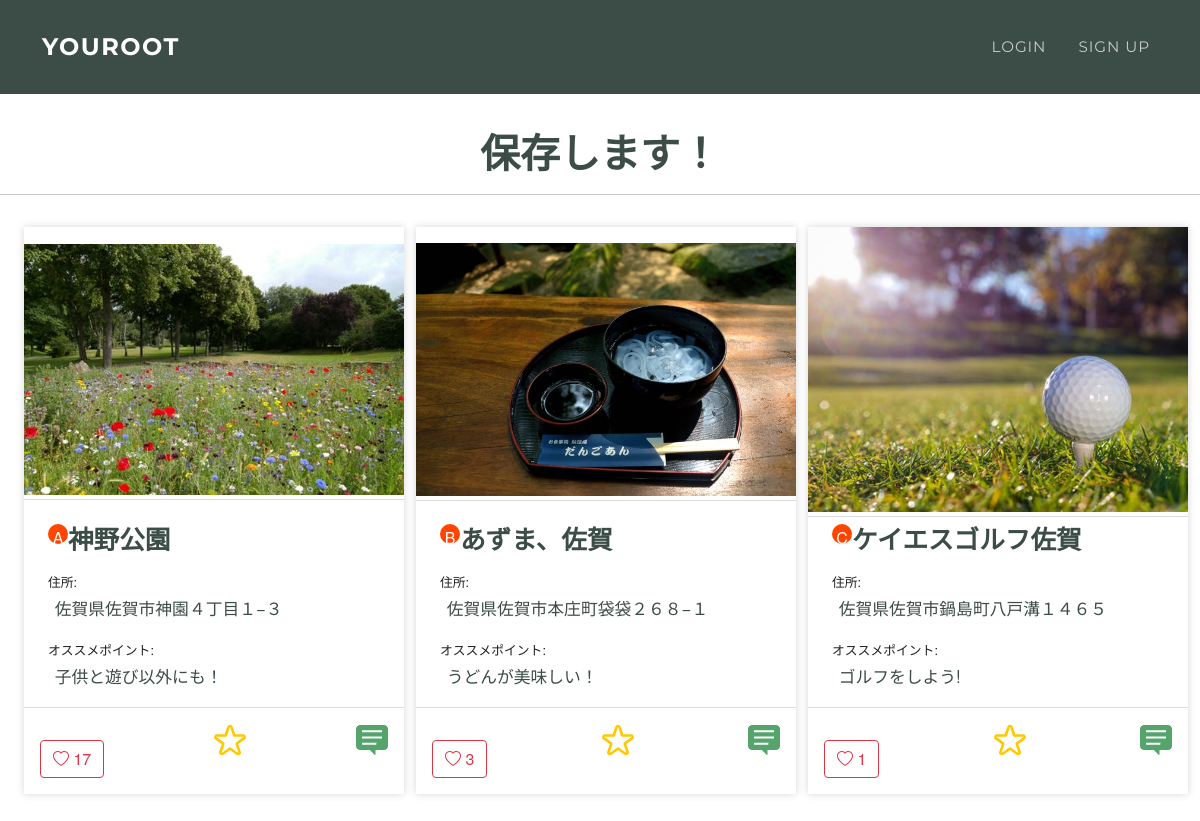
The app's page /testRoot/12/detail, older data.
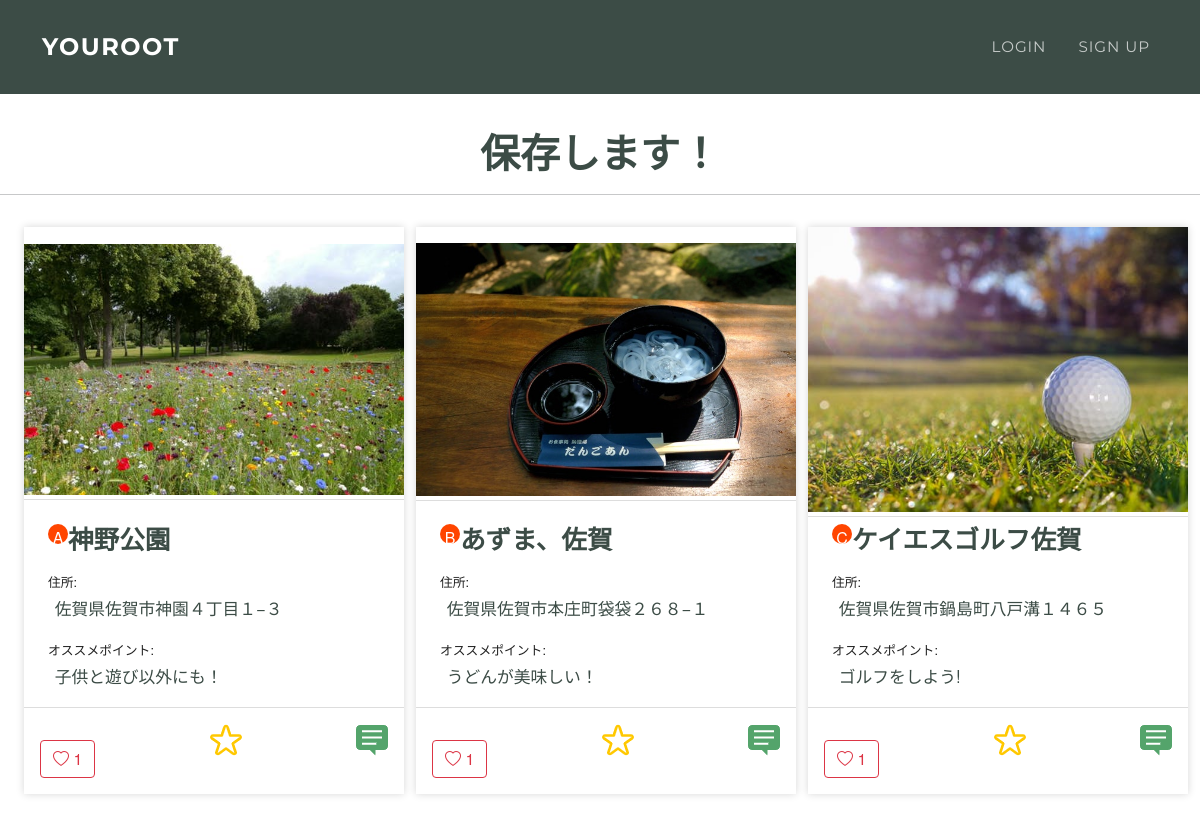
The same page, newer data.
### testRoot/models.py (models this page shows, shortened)
class KeepRoot(models.Model):
    name = models.CharField(max_length=255)
    first = models.ForeignKey(TypeOfPlace, on_delete=models.CASCADE, null=True,related_name='first')
    second = models.ForeignKey(TypeOfPlace, on_delete=models.CASCADE, null=True,related_name='second')
    third = models.ForeignKey(TypeOfPlace, on_delete=models.CASCADE, null=True,related_name='third')
    author = models.ForeignKey(get_user_model(),on_delete=models.CASCADE, null=True)
    created_at = models.DateTimeField(auto_now_add=True, null=True)

class TypeOfPlace(models.Model):
    TYPE_CHOICE = (
        ('eat','ご飯'),
        ('play','遊び'),
    )
    type = models.CharField(max_length=255, choices=TYPE_CHOICE)
    name = models.CharField(max_length=255)
    atmosphere = models.ForeignKey(Atmosphere, on_delete=models.PROTECT, null=True)
    address = models.CharField(max_length=255)
    created_at = models.DateTimeField(auto_now_add=True)
    updated_at = models.DateTimeField(auto_now_add=True)
    pref = models.ForeignKey(PrefeCode, on_delete=models.PROTECT, null=True)
    city = models.CharField(max_length=255, null=True)
    ido = models.FloatField(null=True)
    keido = models.FloatField(null=True)
    image = models.ImageField(upload_to='images/', null=True)
    author = models.ForeignKey(get_user_model(),on_delete=models.CASCADE, null=True)
    good = models.IntegerField(null=True, default=0)
    comment = models.CharField(max_length=500, null=True)

### testRoot/views.py (the view)
# urls.py: path('testRoot/<int:id>/detail', detail, name='detail'),
def detail(request, id):
    root = get_object_or_404(KeepRoot, pk=id)
    initial_dict = {
        "author": request.user,
    }
    form = CommentForm(initial=initial_dict)
    form_evaluation = EvaluationForm()
    form_good = GoodCheckForm()
    comment1 = CommentDetail.objects.filter(comment_place=root.first).order_by('-created_at')
    comment2 = CommentDetail.objects.filter(comment_place=root.second).order_by('-created_at')
    comment3 = CommentDetail.objects.filter(comment_place=root.third).order_by('-created_at')
    len_comment1 = len(comment1)
    len_comment2 = len(comment2)
    len_comment3 = len(comment3)
    contents = {
        "content":root,
        "form": form,
        'id': request.user.id,
        'detail1':root.first.id,
        'detail2':root.second.id,
        'detail3':root.third.id,
        'comment1':comment1,
        'comment2':comment2,
        'comment3':comment3,
        'len_comment1':len_comment1,
        'len_comment2':len_comment2,
        'len_comment3':len_comment3,
        'form_evaluation':form_evaluation,
        'form_good':form_good,
    }
    return render(request, 'testRoot/detail.html', contents)

### testRoot/models.py (called while the page is built)
    def __str__(self):
        return self.comment

### testRoot/templates/testRoot/detail.html (shortened to what this page needs)
{% extends 'layout.html' %}
{% load static %}
{% block content %}
<h1 style="margin-top: 130px; text-align: center; color: #3c4c46;">{{content.name}}</h1>
<hr />
<div class="flexbox">
    <div class="l-wrapper_01 is-surface is-surface_03" style="margin-right:1%;">
        <article class="card_01">
            <div class="card__header_01">
                <figure class="card__thumbnail_01">
                    <img src="/media/{{content.first.image}}" width="100%" height="100%" border="0" />
                </figure>
            </div>
            <div class="border-line"></div>
            <div class="card__body_01">
                <div style="display:flex;">
                    <div class="abc">
                        <p>A</p>
                    </div>
                    <p class="card__title_01" style="color: #3c4c46;">{{content.first.name}}</p>
                </div>
                <p class="labels">住所:</p>
                <p class="card__text2_01" style="color: #3c4c46;">{{content.first.address}}</p>
                <p class="labels">オススメポイント:</p>
                <p class="card__text2_01" style="color: #3c4c46;">{{content.first.comment}}</p>
            </div>
            <div class="card__footer_01">
                <form action="{% url 'like' content.first.id%}" method="post">
                    <button type="submit" class="btn btn-outline-danger"><i class="bi bi-heart"></i>&nbsp;{{content.first.good}}</button>
                </form>
                <div class="card_switch_03" style="margin-left:auto;cursor:pointer;"><img src="/static/image/星アイコン1.png"
                        onmouseover="this.src='/static/image/星アイコン2.png'"
                        onmouseout="this.src='/static/image/星アイコン1.png'">
                </div>
                <div class="card_switch" style="margin-left:auto;cursor:pointer"><img src="/static/image/コメントアイコン.png">
                </div>
            </div>
        </article>
    </div>
    <div class="l-wrapper_01 is-surface is-surface_03" style="margin-right:1%;">
        <article class="card_01">
            <div class="card__header_01">
                <figure class="card__thumbnail_01">
                    <img src="/media/{{content.second.image}}" width="100%" height="100%" border="0" />
                </figure>
            </div>
            <div class="border-line"></div>
            <div class="card__body_01">
                <div style="display:flex;">
                    <div class="abc">
                        <p>B</p>
                    </div>
                    <p class="card__title_01" style="color: #3c4c46;">{{content.second.name}}</p>
                </div>
                <p class="labels">住所:</p>
                <p class="card__text2_01" style="color: #3c4c46;">{{content.second.address}}</p>
                <p class="labels">オススメポイント:</p>
                <p class="card__text2_01" style="color: #3c4c46;">{{content.second.comment}}</p>
            </div>
            <div class="card__footer_01">
                <form action="{% url 'like' content.second.id%}" method="post">
                    <button type="submit" class="btn btn-outline-danger"><i class="bi bi-heart"></i>&nbsp;{{content.second.good}}</button>
                </form>
                <div class="card_switch_03" style="margin-left:auto;cursor:pointer;"><img src="/static/image/星アイコン1.png"
                        onmouseover="this.src='/static/image/星アイコン2.png'"
                        onmouseout="this.src='/static/image/星アイコン1.png'">
                </div>
                <div class="card_switch" style="margin-left:auto;cursor:pointer"><img src="/static/image/コメントアイコン.png">
                </div>
            </div>
        </article>
    </div>
    <div class="l-wrapper_01 is-surface is-surface_03" style="margin-right:1%;">
        <article class="card_01">
            <div class="card__header_01">
                <figure class="card__thumbnail_01">
                    <img src="/media/{{content.third.image}}" width="100%" height="100%" border="0" />
                </figure>
            </div>
            <div class="border-line"></div>
            <div class="card__body_01">
                <div style="display:flex;">
                    <div class="abc">
                        <p>C</p>
                    </div>
                    <p class="card__title_01" style="color: #3c4c46;">{{content.third.name}}</p>
                </div>
                <p class="labels">住所:</p>
                <p class="card__text2_01" style="color: #3c4c46;">{{content.third.address}}</p>
                <p class="labels">オススメポイント:</p>
                <p class="card__text2_01" style="color: #3c4c46;">{{content.third.comment}}</p>
            </div>
            <div class="card__footer_01">
                <form action="{% url 'like' content.third.id%}" method="post">
                    <button type="submit" class="btn btn-outline-danger"><i class="bi bi-heart"></i>&nbsp;{{content.third.good}}</button>
                </form>
                <div class="card_switch_03" style="margin-left:auto;cursor:pointer;"><img src="/static/image/星アイコン1.png"
                        onmouseover="this.src='/static/image/星アイコン2.png'"
                        onmouseout="this.src='/static/image/星アイコン1.png'">
                </div>
                <div class="card_switch" style="margin-left:auto;cursor:pointer"><img src="/static/image/コメントアイコン.png">
                </div>
            </div>
        </article>
    </div>
</div>
{% endblock %}

### templates/layout.html (shortened to what this page needs)
<!DOCTYPE html>
<html lang="ja">
{% load static %}
<head>
    <link href="https://cdn.jsdelivr.net/npm/bootstrap@5.0.2/dist/css/bootstrap.min.css" rel="stylesheet"
>
    <link rel="stylesheet" href="https://maxst.icons8.com/vue-static/landings/line-awesome/line-awesome/1.3.0/css/line-awesome.min.css" />
    <link rel="stylesheet" href="https://cdn.jsdelivr.net/npm/bootstrap-icons@1.4.0/font/bootstrap-icons.css">
    <link rel="stylesheet" href="{% static 'css/style.css' %}">
    <link rel="stylesheet" href="{% static 'css/index.css' %}">
    <link rel="stylesheet" href="{% static 'css/topPage.css' %}">
    <link rel="stylesheet" href="{% static 'css/topPage1.css' %}">
    <link rel="stylesheet" href="{% static 'css/card.css' %}">
    <link rel="stylesheet" href="{% static 'css/user.css' %}">
    <link rel="stylesheet" href="{% static 'css/logged_out.css' %}">
    <link rel="stylesheet" href="{% static 'css/login.css' %}">
    <link rel="stylesheet" href="{% static 'css/test1.css' %}">
    <link rel="stylesheet" href="{% static 'css/test2.css' %}">
    <link rel="stylesheet" href="{% static 'css/jquery.range.css' %}">
</head>
<body>
    <nav class="navbar navbar-expand-lg navbar-dark fixed-top" id="mainNav" style="background-color: #3c4c46;">
        <div class="container">
            {% if user.is_authenticated %}
            <div class="wrapper"><a class="navbar-brand effect-box" href="{% url 'index' %}">YOUROOT</a></div>
            {% else %}
            <div class="wrapper"><a class="navbar-brand effect-box" href="{% url 'topPage1' %}">YOUROOT</a></div>
            {% endif %}
            <div class="collapse navbar-collapse" id="navbarResponsive">
                <ul class="navbar-nav text-uppercase ms-auto py-4 py-lg-0">
                    {% if user.is_authenticated %}
                    <li class="nav-item">
                        <div class="wrapper"><a href="{% url 'user' user.id%}" class="nav-link effect-box">{{user}}</a></div>
                    </li>
                    <li class="nav-item">
                        <div class="wrapper"><a href="{% url 'test2' %}" class="nav-link effect-box">おすすめ登録!</a></div>
                    </li>
                    <li class="nav-item">
                        <div class="wrapper"><a href='{% url "logout" %}' class="logout nav-link effect-box">logout</a></div>
                    </li>
                    {% else %}
                    <li class="nav-item">
                        <div class="wrapper"><a href='{% url "login" %}' class="login nav-link effect-box">login</a></div>
                    </li>
                    <li class="nav-item">
                        <div class="wrapper"><a href='{% url "accounts:signup" %}' class='signup nav-link effect-box'> Sign up </a></div>
                    </li>
                    {% endif %}
                </ul>
            </div>
        </div>
    </nav>
    {% block content %}
    {% endblock %}
</body>
</html>

### static/css/style.css (style rules this page uses)
html, body { width: 100%; height: 100%; color: #3c4c46; }

### static/css/index.css (style rules this page uses)
* { margin: 0; padding: 0; box-sizing: border-box; }

### static/css/topPage1.css (style rules this page uses)
* { box-sizing: border-box; }
body { margin: 0; padding-top: 0px; font-family: "メイリオ","Hiragino Kaku Gothic Pro", "ヒラギノ角ゴ Pro W3", Meiryo, "ＭＳ Ｐゴシック", "Helvetica Neue", Helvetica, Arial, sans-serif; background-color: #fff; }

### static/css/card.css (style rules this page uses)
.flexbox { display: flex; margin-left:2%; }
.abc { margin-top:2%; height:20px; width:20px; border-radius:50%; text-align:center; background:orangered; color:#fff; margin-left:0; }
.l-wrapper_01 { margin: 1rem auto; width: 95%; display: flex; position:relative; }
.card_01 { width:100%; background-color: #fff; box-shadow: 0 0 8px rgba(0, 0, 0, .16); color: #212121; text-decoration: none; display:flex; flex-direction: column; }
.card__header_01 { margin-top:auto; }
.card__title_01 { font-size: 1.6rem; order: 1; margin-bottom: 0.6rem; font-weight: bold; text-decoration: none; }
.card__thumbnail_01 { margin: 0; order: 0; width:100%; }
.border-line { margin-top:1%; border-top: 1px solid #ddd; }
.card__body_01 { padding: 0 1.5rem; margin-top: auto; }
.labels { font-size:0.8rem; margin-bottom:0; }
.card__text2_01 { font-size: 1.05rem; margin-bottom: 1rem; margin-left:2%; }
.card__footer_01 { display: flex; padding: 1rem; border-top: 1px solid #ddd; text-align: center; }
.is-surface .card_01 { opacity:1; transform:rotateY(0deg); transition: opacity 50ms 200ms, transform 300ms; }

### static/css/user.css (style rules this page uses)
.effect-box:after, .effect-box:before { content: ''; position: absolute; left: 0; display: inline-block; height: 1.5em; width: 100%; opacity: 0; -webkit-transition: opacity 0.35s, -webkit-transform 0.35s; transition: opacity 0.35s, transform 0.35s; }
.effect-box:before { border-left: 1px solid; border-right: 1px solid; -webkit-transform: scale(1,0); transform: scale(1,0); }
.effect-box:after { border-bottom: 1px solid; border-top: 1px solid; -webkit-transform: scale(0,1); transform: scale(0,1); }
.effect-box { text-decoration: none; display: inline-block; position: relative; font-family: 'Dosis', sans-serif; }
.wrapper { left:50%; }
li { list-style: none; opacity: 0.7; }

Row changes from the older to the newer data that the page shows:
changed through a linked row, KeepRoot "保存します！": first.good "17" → "1"; second.good "3" → "1"
